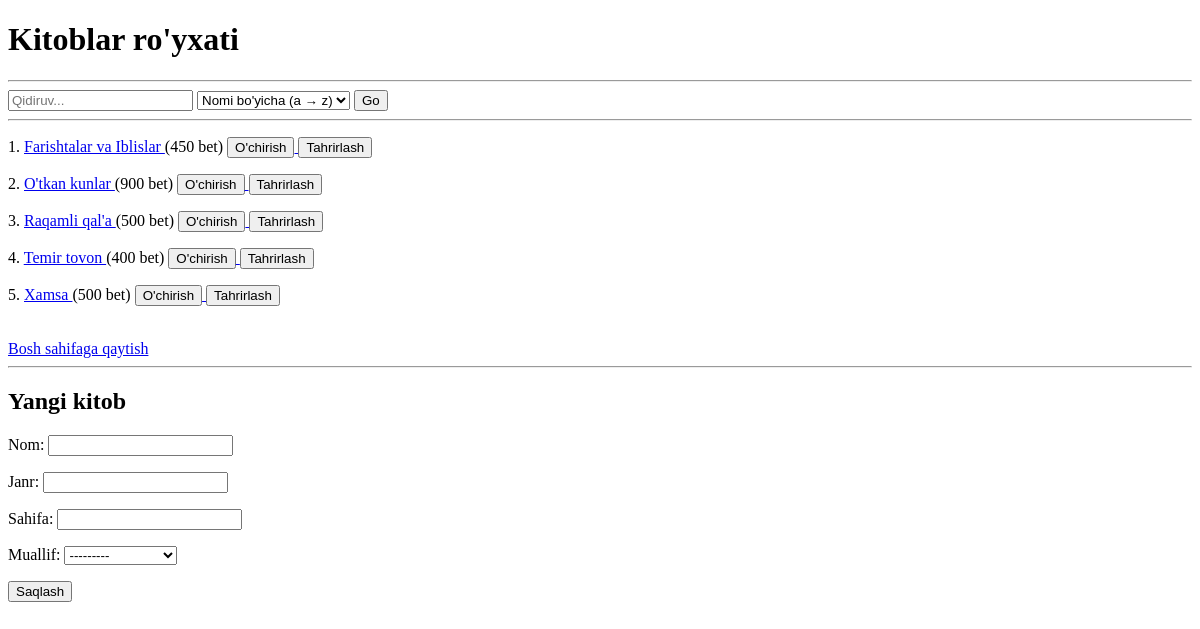
The app's page /kitoblar/, older data.
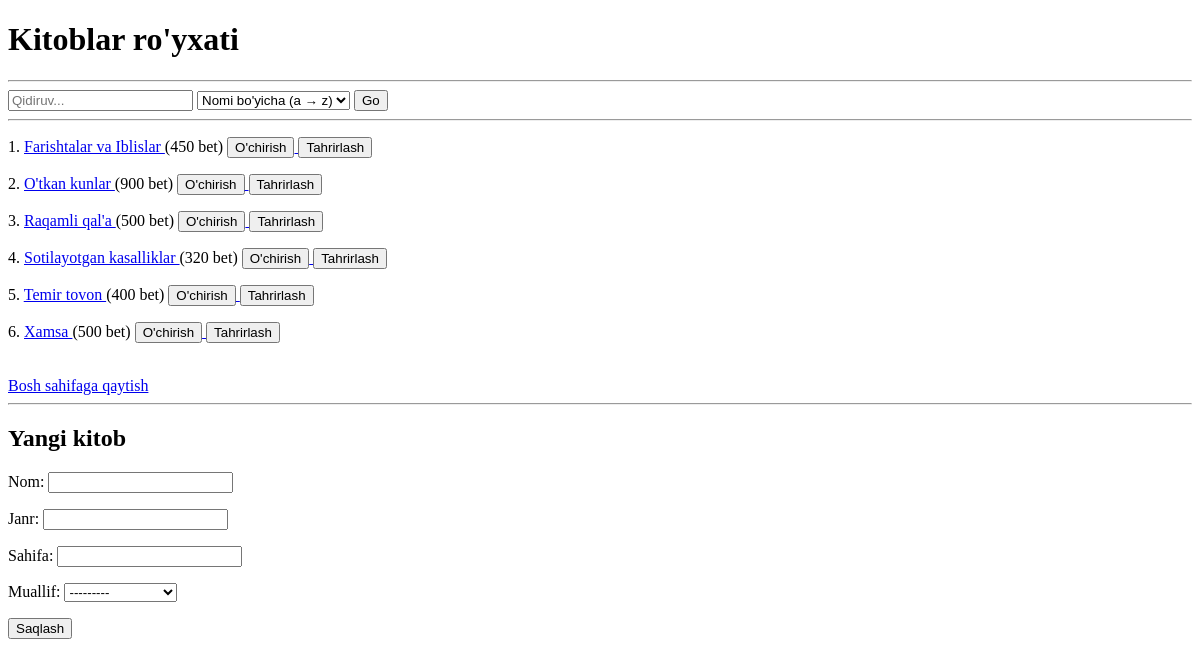
The same page, newer data.
### main/models.py (models this page shows, shortened)
class Kitob(models.Model):
    nom = models.CharField(max_length=200)
    janr = models.CharField(max_length=100)
    sahifa = models.PositiveSmallIntegerField()
    muallif = models.ForeignKey(Muallif, on_delete=models.SET_NULL, null=True)

### main/views.py (the view)
# urls.py: path('kitoblar/', kitoblar_view, name='kitoblar'),
def kitoblar_view(request):
    q = request.GET.get('q', '')
    sort = request.GET.get('sort', 'nom')
    kitoblar = Kitob.objects.filter(nom__icontains=q).order_by(sort)
    form = KitobForm()
    if request.method == 'POST':
        form = KitobForm(request.POST)
        if form.is_valid():
            form.save()
            return redirect('kitoblar')
    context = {
        'kitoblar': kitoblar,
        'q': q,
        'sort': sort,
        'form': form
    }
    return render(request, 'kitoblar.html', context)

### main/forms.py
class KitobForm(forms.ModelForm):
    class Meta:
        model = Kitob
        fields = '__all__'

### main/models.py (called while the page is built)
    def __str__(self):
        return self.ism

### templates/kitoblar.html (shortened to what this page needs)
<!DOCTYPE html>
<html>
<head>
</head>
<body>
    <h1>Kitoblar ro'yxati</h1>
    <hr>
    <form method="get">
        <input type="text" name="q" {% if q %} value="{{ q }}"{% endif %} placeholder="Qidiruv...">
        <select name="sort">
            <option value="nom" {% if sort == 'nom' %} selected{% endif %}>Nomi bo'yicha (a → z)</option>
        </select>
        <button type="submit">Go</button>
    </form>
    <hr>
    {% for kitob in kitoblar %}
    <p>
        {{ forloop.counter }}.
        <a href="{% url 'kitob_detail' kitob.id %}">
            {{ kitob.nom }}
        </a>
        ({{ kitob.sahifa }} bet)
        <a href="{% url 'kitob_delete_confirm' kitob.id %}">
          <button>O'chirish</button>
        </a>
        <a href="/kitoblar/{{ kitob.id }}/update">
            <button>Tahrirlash</button>
        </a>
    </p>
    {% empty %}
    <p>Kitoblar topilmadi.</p>
    {% endfor %}
    <br>
    <a href="{% url 'home' %}">Bosh sahifaga qaytish</a>
    <hr>
    <h2>Yangi kitob</h2>
<form method="POST">
    {{ form.as_p}}
    <button type="submit">Saqlash</button>
</form>
</body>
</html>

Row changes from the older to the newer data that the page shows:
added Kitob: nom "Sotilayotgan kasalliklar", sahifa "320"
